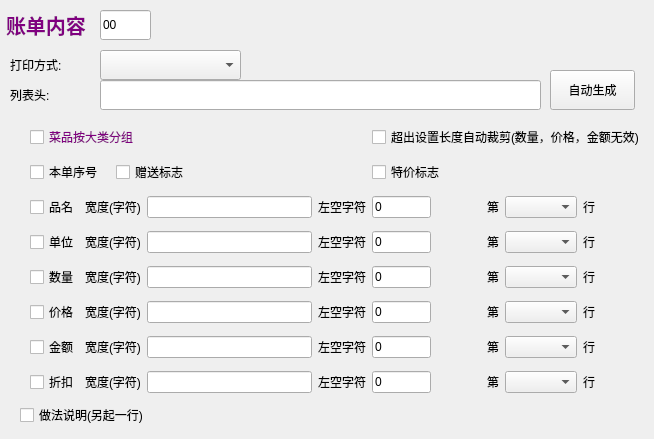
       <widget class="QWidget" name="stackedWidgetPage4">
        <widget class="QLabel" name="label_11">
         <property name="geometry">
          <rect>
           <x>10</x>
           <y>50</y>
           <width>71</width>
           <height>30</height>
          </rect>
         </property>
         <property name="text">
          <string>打印方式:</string>
         </property>
        </widget>
        <widget class="lds_ComboBox" name="comboBox_6">
         <property name="geometry">
          <rect>
           <x>100</x>
           <y>50</y>
           <width>141</width>
           <height>30</height>
          </rect>
         </property>
        </widget>
        <widget class="QLabel" name="label_12">
         <property name="geometry">
          <rect>
           <x>10</x>
           <y>80</y>
           <width>71</width>
           <height>30</height>
          </rect>
         </property>
         <property name="text">
          <string>列表头:</string>
         </property>
        </widget>
        <widget class="QLineEdit" name="lineEdit_2">
         <property name="geometry">
          <rect>
           <x>100</x>
           <y>80</y>
           <width>441</width>
           <height>30</height>
          </rect>
         </property>
         <property name="text">
          <string/>
         </property>
        </widget>
        <widget class="QWidget" name="layoutWidget">
         <property name="geometry">
          <rect>
           <x>30</x>
           <y>120</y>
           <width>615</width>
           <height>281</height>
          </rect>
         </property>
         <layout class="QGridLayout" name="gridLayout_5">
          <item row="7" column="7">
           <widget class="QLabel" name="label_54">
            <property name="text">
             <string>第</string>
            </property>
            <property name="alignment">
             <set>Qt::AlignRight|Qt::AlignTrailing|Qt::AlignVCenter</set>
            </property>
           </widget>
          </item>
          <item row="7" column="3">
           <widget class="QLineEdit" name="lineEdit_12"/>
          </item>
          <item row="6" column="7">
           <widget class="QLabel" name="label_49">
            <property name="text">
             <string>第</string>
            </property>
            <property name="alignment">
             <set>Qt::AlignRight|Qt::AlignTrailing|Qt::AlignVCenter</set>
            </property>
           </widget>
          </item>
          <item row="3" column="8">
           <widget class="lds_ComboBox" name="comboBox_9"/>
          </item>
          <item row="2" column="0">
           <widget class="QCheckBox" name="checkBox_24">
            <property name="text">
             <string>品名</string>
            </property>
           </widget>
          </item>
          <item row="7" column="4">
           <widget class="QLabel" name="label_22">
            <property name="text">
             <string>左空字符</string>
            </property>
           </widget>
          </item>
          <item row="7" column="8">
           <widget class="lds_ComboBox" name="comboBox_21"/>
          </item>
          <item row="3" column="1" colspan="2">
           <widget class="QLabel" name="label_21">
            <property name="text">
             <string>宽度(字符)</string>
            </property>
           </widget>
          </item>
          <item row="1" column="0" colspan="2">
           <widget class="QCheckBox" name="checkBox_20">
            <property name="text">
             <string>本单序号</string>
            </property>
           </widget>
          </item>
          <item row="6" column="3">
           <widget class="QLineEdit" name="lineEdit_11"/>
          </item>
          <item row="2" column="1" colspan="2">
           <widget class="QLabel" name="label_13">
            <property name="text">
             <string>宽度(字符)</string>
            </property>
           </widget>
          </item>
          <item row="1" column="2" colspan="3">
           <widget class="QCheckBox" name="checkBox_21">
            <property name="text">
             <string>赠送标志</string>
            </property>
           </widget>
          </item>
          <item row="1" column="5" colspan="4">
           <widget class="QCheckBox" name="checkBox_22">
            <property name="text">
             <string>特价标志</string>
            </property>
           </widget>
          </item>
          <item row="5" column="0">
           <widget class="QCheckBox" name="checkBox_41">
            <property name="text">
             <string>价格</string>
            </property>
           </widget>
          </item>
          <item row="4" column="1" colspan="2">
           <widget class="QLabel" name="label_25">
            <property name="text">
             <string>宽度(字符)</string>
            </property>
           </widget>
          </item>
          <item row="7" column="9">
           <widget class="QLabel" name="label_56">
            <property name="text">
             <string>行</string>
            </property>
           </widget>
          </item>
          <item row="3" column="7">
           <widget class="QLabel" name="label_24">
            <property name="text">
             <string>第</string>
            </property>
            <property name="alignment">
             <set>Qt::AlignRight|Qt::AlignTrailing|Qt::AlignVCenter</set>
            </property>
           </widget>
          </item>
          <item row="3" column="9">
           <widget class="QLabel" name="label_23">
            <property name="text">
             <string>行</string>
            </property>
           </widget>
          </item>
          <item row="0" column="0" colspan="5">
           <widget class="QCheckBox" name="checkBox_19">
            <property name="styleSheet">
             <string notr="true">color:purple;</string>
            </property>
            <property name="text">
             <string>菜品按大类分组</string>
            </property>
           </widget>
          </item>
          <item row="5" column="1" colspan="2">
           <widget class="QLabel" name="label_43">
            <property name="text">
             <string>宽度(字符)</string>
            </property>
           </widget>
          </item>
          <item row="3" column="3">
           <widget class="QLineEdit" name="lineEdit_5"/>
          </item>
          <item row="2" column="4">
           <widget class="QLabel" name="label_3">
            <property name="text">
             <string>左空字符</string>
            </property>
           </widget>
          </item>
          <item row="2" column="8">
           <widget class="lds_ComboBox" name="comboBox_7"/>
          </item>
          <item row="6" column="1" colspan="2">
           <widget class="QLabel" name="label_48">
            <property name="text">
             <string>宽度(字符)</string>
            </property>
           </widget>
          </item>
          <item row="4" column="4">
           <widget class="QLabel" name="label_18">
            <property name="text">
             <string>左空字符</string>
            </property>
           </widget>
          </item>
          <item row="2" column="9">
           <widget class="QLabel" name="label_16">
            <property name="text">
             <string>行</string>
            </property>
           </widget>
          </item>
          <item row="7" column="0">
           <widget class="QCheckBox" name="checkBox_43">
            <property name="text">
             <string>折扣</string>
            </property>
           </widget>
          </item>
          <item row="6" column="8">
           <widget class="lds_ComboBox" name="comboBox_19"/>
          </item>
          <item row="5" column="9">
           <widget class="QLabel" name="label_46">
            <property name="text">
             <string>行</string>
            </property>
           </widget>
          </item>
          <item row="6" column="4">
           <widget class="QLabel" name="label_20">
            <property name="text">
             <string>左空字符</string>
            </property>
           </widget>
          </item>
          <item row="5" column="7">
           <widget class="QLabel" name="label_44">
            <property name="text">
             <string>第</string>
            </property>
            <property name="alignment">
             <set>Qt::AlignRight|Qt::AlignTrailing|Qt::AlignVCenter</set>
            </property>
           </widget>
          </item>
          <item row="4" column="3">
           <widget class="QLineEdit" name="lineEdit_6"/>
          </item>
          <item row="6" column="9">
           <widget class="QLabel" name="label_51">
            <property name="text">
             <string>行</string>
            </property>
           </widget>
          </item>
          <item row="4" column="7">
           <widget class="QLabel" name="label_28">
            <property name="text">
             <string>第</string>
            </property>
            <property name="alignment">
             <set>Qt::AlignRight|Qt::AlignTrailing|Qt::AlignVCenter</set>
            </property>
           </widget>
          </item>
          <item row="3" column="0">
           <widget class="QCheckBox" name="checkBox_31">
            <property name="text">
             <string>单位</string>
            </property>
           </widget>
          </item>
          <item row="4" column="8">
           <widget class="lds_ComboBox" name="comboBox_10"/>
          </item>
          <item row="2" column="7">
           <widget class="QLabel" name="label_15">
            <property name="text">
             <string>第</string>
            </property>
            <property name="alignment">
             <set>Qt::AlignRight|Qt::AlignTrailing|Qt::AlignVCenter</set>
            </property>
           </widget>
          </item>
          <item row="2" column="3">
           <widget class="QLineEdit" name="lineEdit_3"/>
          </item>
          <item row="5" column="3">
           <widget class="QLineEdit" name="lineEdit_10"/>
          </item>
          <item row="5" column="4">
           <widget class="QLabel" name="label_19">
            <property name="text">
             <string>左空字符</string>
            </property>
           </widget>
          </item>
          <item row="0" column="5" colspan="6">
           <widget class="QCheckBox" name="checkBox_23">
            <property name="text">
             <string>超出设置长度自动裁剪(数量，价格，金额无效)</string>
            </property>
           </widget>
          </item>
          <item row="4" column="9">
           <widget class="QLabel" name="label_27">
            <property name="text">
             <string>行</string>
            </property>
           </widget>
          </item>
          <item row="7" column="1" colspan="2">
           <widget class="QLabel" name="label_53">
            <property name="text">
             <string>宽度(字符)</string>
            </property>
           </widget>
          </item>
          <item row="3" column="4">
           <widget class="QLabel" name="label_14">
            <property name="text">
             <string>左空字符</string>
            </property>
           </widget>
          </item>
          <item row="6" column="0">
           <widget class="QCheckBox" name="checkBox_42">
            <property name="text">
             <string>金额</string>
            </property>
           </widget>
          </item>
          <item row="5" column="8">
           <widget class="lds_ComboBox" name="comboBox_17"/>
          </item>
          <item row="4" column="0">
           <widget class="QCheckBox" name="checkBox_32">
            <property name="text">
             <string>数量</string>
            </property>
           </widget>
          </item>
          <item row="2" column="5">
           <widget class="QLineEdit" name="lineEdit_bp_dishname_left">
            <property name="maximumSize">
             <size>
              <width>59</width>
              <height>16777215</height>
             </size>
            </property>
            <property name="text">
             <string>0</string>
            </property>
           </widget>
          </item>
          <item row="3" column="5">
           <widget class="QLineEdit" name="lineEdit_bp_unit_left">
            <property name="maximumSize">
             <size>
              <width>59</width>
              <height>16777215</height>
             </size>
            </property>
            <property name="text">
             <string>0</string>
            </property>
           </widget>
          </item>
          <item row="4" column="5">
           <widget class="QLineEdit" name="lineEdit_bp_num_left">
            <property name="maximumSize">
             <size>
              <width>59</width>
              <height>16777215</height>
             </size>
            </property>
            <property name="text">
             <string>0</string>
            </property>
           </widget>
          </item>
          <item row="6" column="5">
           <widget class="QLineEdit" name="lineEdit_bp_amount_left">
            <property name="maximumSize">
             <size>
              <width>59</width>
              <height>16777215</height>
             </size>
            </property>
            <property name="text">
             <string>0</string>
            </property>
           </widget>
          </item>
          <item row="5" column="5">
           <widget class="QLineEdit" name="lineEdit_bp_price_left">
            <property name="maximumSize">
             <size>
              <width>59</width>
              <height>16777215</height>
             </size>
            </property>
            <property name="text">
             <string>0</string>
            </property>
           </widget>
          </item>
          <item row="7" column="5">
           <widget class="QLineEdit" name="lineEdit_bp_discount_left">
            <property name="maximumSize">
             <size>
              <width>59</width>
              <height>16777215</height>
             </size>
            </property>
            <property name="text">
             <string>0</string>
            </property>
           </widget>
          </item>
         </layout>
        </widget>
        <widget class="QCheckBox" name="checkBox_44">
         <property name="geometry">
          <rect>
           <x>20</x>
           <y>400</y>
           <width>171</width>
           <height>30</height>
          </rect>
         </property>
         <property name="text">
          <string>做法说明(另起一行)</string>
         </property>
        </widget>
        <widget class="QLineEdit" name="lineEdit_bp_content_len">
         <property name="geometry">
          <rect>
           <x>100</x>
           <y>10</y>
           <width>51</width>
           <height>30</height>
          </rect>
         </property>
         <property name="maximumSize">
          <size>
           <width>16777215</width>
           <height>16777215</height>
          </size>
         </property>
         <property name="text">
          <string>00</string>
         </property>
         <property name="outer_stylesheet" stdset="0">
          <string>lineedit_printsize</string>
         </property>
        </widget>
        <widget class="QCheckBox" name="checkBox_54">
         <property name="geometry">
          <rect>
           <x>0</x>
           <y>10</y>
           <width>101</width>
           <height>30</height>
          </rect>
         </property>
         <property name="styleSheet">
          <string notr="true">QCheckBox{
background:transparent;
color:purple;
font:bold 15pt;
}
QCheckBox:indicator{
width:0px;
}</string>
         </property>
         <property name="text">
          <string>账单内容</string>
         </property>
        </widget>
        <widget class="lds_toolbar_button" name="pushButton_automaketitle">
         <property name="geometry">
          <rect>
           <x>550</x>
           <y>70</y>
           <width>85</width>
           <height>40</height>
          </rect>
         </property>
         <property name="sizePolicy">
          <sizepolicy hsizetype="Fixed" vsizetype="Fixed">
           <horstretch>0</horstretch>
           <verstretch>0</verstretch>
          </sizepolicy>
         </property>
         <property name="minimumSize">
          <size>
           <width>0</width>
           <height>40</height>
          </size>
         </property>
         <property name="focusPolicy">
          <enum>Qt::NoFocus</enum>
         </property>
         <property name="text">
          <string>自动生成</string>
         </property>
         <property name="outer_stylesheet" stdset="0">
          <string>pushbutton</string>
         </property>
        </widget>
       </widget>
